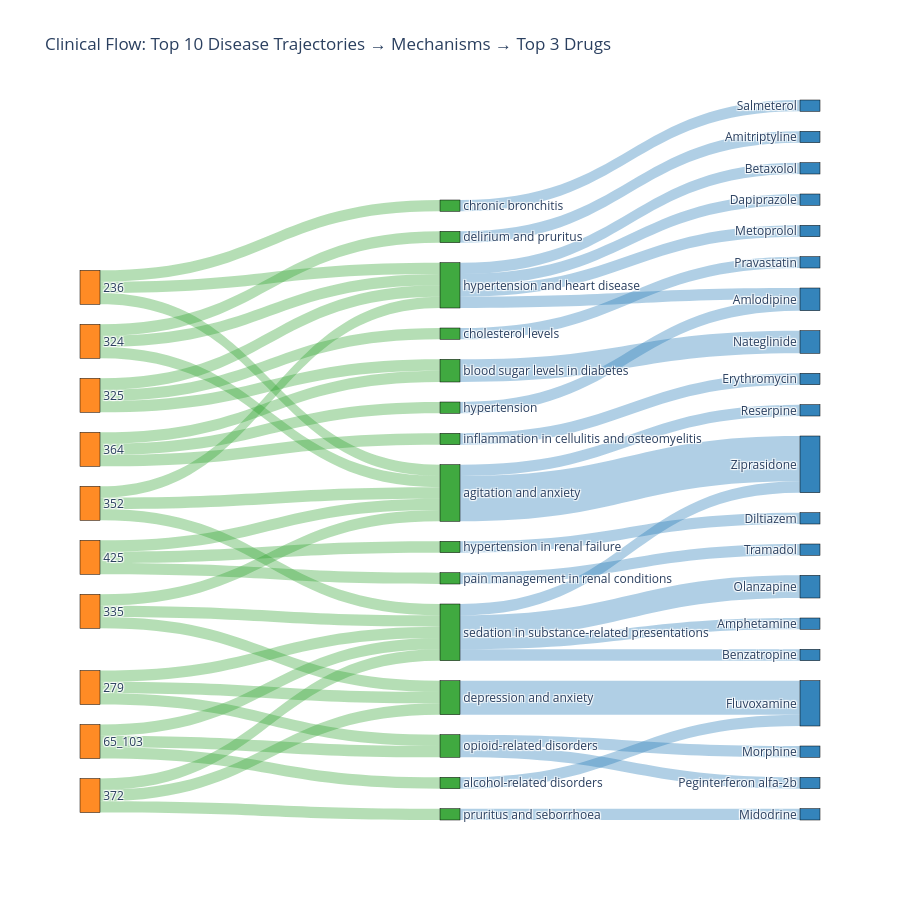

Here is the notebook cell this chart was saved with:
### Code cell
import pandas as pd
import plotly.graph_objects as go

# 1. Isolate the top 10 trajectories
top_trajectories = validated_female_trj_gptllama_v3['Trajectory'].value_counts().head(10).index
filtered_traj_df = validated_female_trj_gptllama_v3[validated_female_trj_gptllama_v3['Trajectory'].isin(top_trajectories)]

# 2. Find top 3 mechanisms per trajectory, then top 3 drugs per (trajectory, mechanism)
records = []
n_top = 3

for traj in top_trajectories:
    traj_subset = filtered_traj_df[filtered_traj_df['Trajectory'] == traj]
    top_symptoms = traj_subset['Harmonized_Symptom'].value_counts().head(n_top).index

    for symptom in top_symptoms:
        symptom_subset = traj_subset[traj_subset['Harmonized_Symptom'] == symptom]
        top_drugs = symptom_subset['Drug'].value_counts().head(1).index #only the top 1 drug

        for drug in top_drugs:
            mask = (
                (filtered_traj_df['Trajectory'] == traj) &
                (filtered_traj_df['Harmonized_Symptom'] == symptom) &
                (filtered_traj_df['Drug'] == drug)
            )
            records.append(filtered_traj_df[mask])

# 3. Reconstruct final_df from valid, coherent chains only
final_df = pd.concat(records).drop_duplicates()

# *** Rebuild node sets from final_df so color logic works correctly ***
top_mechs_per_traj = set(final_df['Harmonized_Symptom'].unique())
top_drugs_per_traj = set(final_df['Drug'].unique())

# ---------------------------------------------------------
# 4. FLOW CALCULATION
# ---------------------------------------------------------
# Stage 1: Trajectory -> Mechanism
flow1 = final_df.groupby(['Trajectory', 'Harmonized_Symptom']).size().reset_index(name='Weight')
flow1.columns = ['Source', 'Target', 'Weight']

# Stage 2: Mechanism -> Drug
flow2 = final_df.groupby(['Harmonized_Symptom', 'Drug']).size().reset_index(name='Weight')
flow2.columns = ['Source', 'Target', 'Weight']

# Combine the flows
all_flows = pd.concat([flow1, flow2], ignore_index=True)
all_flows = all_flows[all_flows['Weight'] > 0]

# 5. Create a unique list of all nodes
all_nodes = list(dict.fromkeys(list(all_flows['Source'].unique()) + list(all_flows['Target'].unique())))
node_indices = {name: i for i, name in enumerate(all_nodes)}

source_indices = all_flows['Source'].map(node_indices).tolist()
target_indices = all_flows['Target'].map(node_indices).tolist()
weights = all_flows['Weight'].tolist()

# ---------------------------------------------------------
# 6. COLOR MAPPING
# ---------------------------------------------------------
node_color_map = {
    'Trajectory': 'rgba(255, 127, 14, 0.9)',  # Solid Orange
    'Mechanism':  'rgba(44, 160, 44, 0.9)',   # Solid Green
    'Drug':       'rgba(31, 119, 180, 0.9)'   # Solid Blue
}

link_color_map = {
    'Mechanism': 'rgba(44, 160, 44, 0.35)',   # Transparent Green → flowing into Mechanism
    'Drug':      'rgba(31, 119, 180, 0.35)'   # Transparent Blue  → flowing into Drug
}

# Assign colors to each node
node_colors = []
for node in all_nodes:
    if node in set(top_trajectories):
        node_colors.append(node_color_map['Trajectory'])
    elif node in top_mechs_per_traj:
        node_colors.append(node_color_map['Mechanism'])
    elif node in top_drugs_per_traj:
        node_colors.append(node_color_map['Drug'])
    else:
        node_colors.append('rgba(150, 150, 150, 0.8)')  # Fallback gray

# Assign colors to each link based on its TARGET node
link_colors = []
for target in all_flows['Target']:
    if target in top_mechs_per_traj:
        link_colors.append(link_color_map['Mechanism'])  # Flowing into a Mechanism → green
    elif target in top_drugs_per_traj:
        link_colors.append(link_color_map['Drug'])        # Flowing into a Drug → blue
    else:
        link_colors.append('rgba(200, 200, 200, 0.3)')    # Fallback gray

# ---------------------------------------------------------
# 7. Build the 3-Tier Sankey Diagram
# ---------------------------------------------------------
fig = go.Figure(data=[go.Sankey(
    node=dict(
        pad=20,
        thickness=20,
        line=dict(color="black", width=0.5),
        label=all_nodes,
        color=node_colors
    ),
    link=dict(
        source=source_indices,
        target=target_indices,
        value=weights,
        color=link_colors
    )
)])

fig.update_layout(
    title_text=f"Clinical Flow: Top 10 Disease Trajectories → Mechanisms → Top {n_top} Drugs",
    font_size=12,
    height=900,
    plot_bgcolor='white'
)

fig.write_image("Figures/Sup8XX_Reasoning_TxAgent_Female_Sankey.pdf")
fig.write_image("Figures/Sup8XX_Reasoning_TxAgent_Female_Sankey.svg")

fig.show()

### Figure 1 — Plotly figure (JSON) as saved in the notebook; plotly's stock layout.template omitted (floating-point values rounded to 4 significant figures)
{"data": [{"link": {"color": ["rgba(44, 160, 44, 0.35)", "rgba(44, 160, 44, 0.35)", "rgba(44, 160, 44, 0.35)", "rgba(44, 160, 44, 0.35)", "rgba(44, 160, 44, 0.35)", "rgba(44, 160, 44, 0.35)", "rgba(44, 160, 44, 0.35)", "rgba(44, 160, 44, 0.35)", "rgba(44, 160, 44, 0.35)", "rgba(44, 160, 44, 0.35)", "rgba(44, 160, 44, 0.35)", "rgba(44, 160, 44, 0.35)", "rgba(44, 160, 44, 0.35)", "rgba(44, 160, 44, 0.35)", "rgba(44, 160, 44, 0.35)", "rgba(44, 160, 44, 0.35)", "rgba(44, 160, 44, 0.35)", "rgba(44, 160, 44, 0.35)", "rgba(44, 160, 44, 0.35)", "rgba(44, 160, 44, 0.35)", "rgba(44, 160, 44, 0.35)", "rgba(44, 160, 44, 0.35)", "rgba(44, 160, 44, 0.35)", "rgba(44, 160, 44, 0.35)", "rgba(44, 160, 44, 0.35)", "rgba(44, 160, 44, 0.35)", "rgba(44, 160, 44, 0.35)", "rgba(44, 160, 44, 0.35)", "rgba(44, 160, 44, 0.35)", "rgba(44, 160, 44, 0.35)", "rgba(31, 119, 180, 0.35)", "rgba(31, 119, 180, 0.35)", "rgba(31, 119, 180, 0.35)", "rgba(31, 119, 180, 0.35)", "rgba(31, 119, 180, 0.35)", "rgba(31, 119, 180, 0.35)", "rgba(31, 119, 180, 0.35)", "rgba(31, 119, 180, 0.35)", "rgba(31, 119, 180, 0.35)", "rgba(31, 119, 180, 0.35)", "rgba(31, 119, 180, 0.35)", "rgba(31, 119, 180, 0.35)", "rgba(31, 119, 180, 0.35)", "rgba(31, 119, 180, 0.35)", "rgba(31, 119, 180, 0.35)", "rgba(31, 119, 180, 0.35)", "rgba(31, 119, 180, 0.35)", "rgba(31, 119, 180, 0.35)", "rgba(31, 119, 180, 0.35)", "rgba(31, 119, 180, 0.35)", "rgba(31, 119, 180, 0.35)", "rgba(31, 119, 180, 0.35)", "rgba(31, 119, 180, 0.35)"], "source": [0, 0, 0, 1, 1, 1, 2, 2, 2, 3, 3, 3, 4, 4, 4, 5, 5, 5, 6, 6, 6, 7, 7, 7, 8, 8, 8, 9, 9, 9, 10, 10, 11, 12, 13, 14, 15, 16, 17, 18, 18, 18, 18, 19, 20, 21, 21, 22, 23, 24, 24, 24, 24], "target": [10, 14, 18, 16, 21, 24, 10, 15, 18, 12, 13, 18, 10, 16, 24, 10, 18, 24, 12, 17, 20, 16, 23, 24, 10, 19, 22, 11, 21, 24, 25, 26, 27, 28, 29, 30, 31, 27, 32, 32, 33, 34, 35, 36, 37, 38, 39, 40, 41, 42, 43, 44, 26], "value": [1, 1, 1, 1, 1, 1, 1, 1, 1, 1, 1, 1, 1, 1, 1, 1, 1, 1, 1, 1, 1, 1, 1, 1, 1, 1, 1, 1, 1, 1, 1, 4, 1, 2, 1, 1, 1, 3, 1, 1, 1, 1, 1, 1, 1, 1, 1, 1, 1, 1, 1, 2, 1]}, "node": {"color": ["rgba(255, 127, 14, 0.9)", "rgba(255, 127, 14, 0.9)", "rgba(255, 127, 14, 0.9)", "rgba(255, 127, 14, 0.9)", "rgba(255, 127, 14, 0.9)", "rgba(255, 127, 14, 0.9)", "rgba(255, 127, 14, 0.9)", "rgba(255, 127, 14, 0.9)", "rgba(255, 127, 14, 0.9)", "rgba(255, 127, 14, 0.9)", "rgba(44, 160, 44, 0.9)", "rgba(44, 160, 44, 0.9)", "rgba(44, 160, 44, 0.9)", "rgba(44, 160, 44, 0.9)", "rgba(44, 160, 44, 0.9)", "rgba(44, 160, 44, 0.9)", "rgba(44, 160, 44, 0.9)", "rgba(44, 160, 44, 0.9)", "rgba(44, 160, 44, 0.9)", "rgba(44, 160, 44, 0.9)", "rgba(44, 160, 44, 0.9)", "rgba(44, 160, 44, 0.9)", "rgba(44, 160, 44, 0.9)", "rgba(44, 160, 44, 0.9)", "rgba(44, 160, 44, 0.9)", "rgba(31, 119, 180, 0.9)", "rgba(31, 119, 180, 0.9)", "rgba(31, 119, 180, 0.9)", "rgba(31, 119, 180, 0.9)", "rgba(31, 119, 180, 0.9)", "rgba(31, 119, 180, 0.9)", "rgba(31, 119, 180, 0.9)", "rgba(31, 119, 180, 0.9)", "rgba(31, 119, 180, 0.9)", "rgba(31, 119, 180, 0.9)", "rgba(31, 119, 180, 0.9)", "rgba(31, 119, 180, 0.9)", "rgba(31, 119, 180, 0.9)", "rgba(31, 119, 180, 0.9)", "rgba(31, 119, 180, 0.9)", "rgba(31, 119, 180, 0.9)", "rgba(31, 119, 180, 0.9)", "rgba(31, 119, 180, 0.9)", "rgba(31, 119, 180, 0.9)", "rgba(31, 119, 180, 0.9)"], "label": ["236", "279", "324", "325", "335", "352", "364", "372", "425", "65_103", "agitation and anxiety", "alcohol-related disorders", "blood sugar levels in diabetes", "cholesterol levels", "chronic bronchitis", "delirium and pruritus", "depression and anxiety", "hypertension", "hypertension and heart disease", "hypertension in renal failure", "inflammation in cellulitis and osteomyelitis", "opioid-related disorders", "pain management in renal conditions", "pruritus and seborrhoea", "sedation in substance-related presentations", "Reserpine", "Ziprasidone", "Fluvoxamine", "Nateglinide", "Pravastatin", "Salmeterol", "Amitriptyline", "Amlodipine", "Betaxolol", "Dapiprazole", "Metoprolol", "Diltiazem", "Erythromycin", "Morphine", "Peginterferon alfa-2b", "Tramadol", "Midodrine", "Amphetamine", "Benzatropine", "Olanzapine"], "line": {"color": "black", "width": 0.5}, "pad": 20, "thickness": 20}, "type": "sankey"}], "layout": {"font": {"size": 12}, "height": 900, "plot_bgcolor": "white", "title": {"text": "Clinical Flow: Top 10 Disease Trajectories → Mechanisms → Top 3 Drugs"}}}
